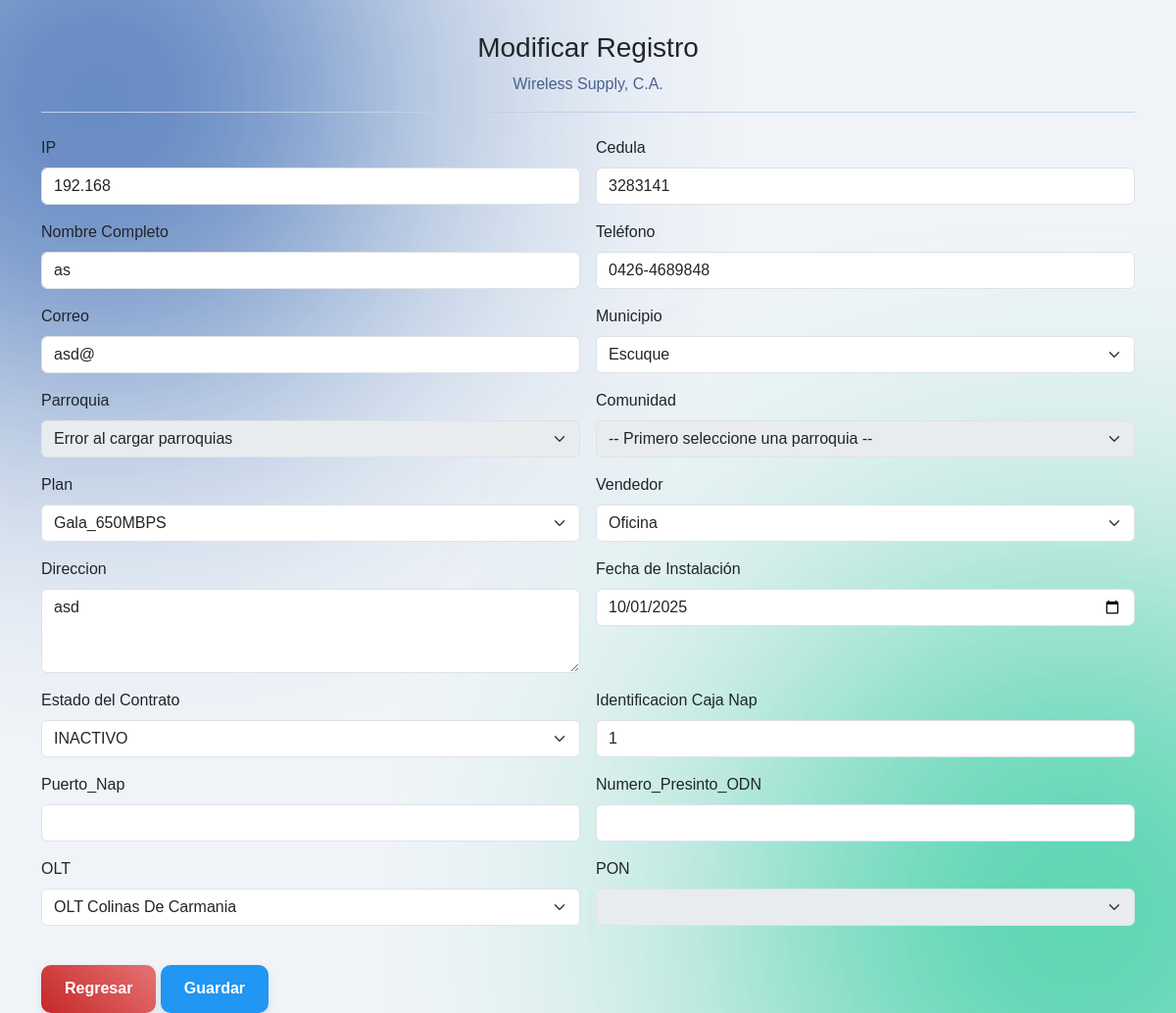
The app's page /paginas/principal/modifica.php?id=1 with its own data.
### tables this page shows
CREATE TABLE `contratos` (
  `id` int(11) NOT NULL,
  `ip` varchar(20) NOT NULL COMMENT 'Dirección IP asignada al cliente (IPv4)',
  `cedula` varchar(20) NOT NULL COMMENT 'Cédula o ID del cliente',
  `nombre_completo` varchar(150) NOT NULL COMMENT 'Nombre completo del titular del contrato',
  `id_municipio` int(11) NOT NULL COMMENT 'FK de la tabla municipio',
  `id_parroquia` int(11) NOT NULL COMMENT 'FK de la tabla parroquia',
  `id_comunidad` int(11) NOT NULL,
  `id_plan` int(11) NOT NULL COMMENT 'FK de la tabla planes',
  `id_vendedor` int(11) NOT NULL COMMENT 'FK de la tabla vendedores',
  `direccion` varchar(150) NOT NULL COMMENT 'Dirección detallada de instalación',
  `telefono` varchar(50) NOT NULL COMMENT 'Número de teléfono de contacto',
  `correo` varchar(100) DEFAULT NULL COMMENT 'Correo electrónico de contacto (Opcional)',
  `fecha_instalacion` date NOT NULL DEFAULT '2025-10-01',
  `ident_caja_nap` varchar(50) NOT NULL COMMENT 'Identificador físico de la Caja NAP/Splitter',
  `puerto_nap` varchar(10) NOT NULL COMMENT 'Puerto utilizado en la Caja NAP',
  `num_presinto_odn` varchar(50) NOT NULL COMMENT 'Número del Hilo de Fibra o Presinto ODN',
  `id_olt` int(11) NOT NULL,
  `id_pon` int(11) NOT NULL COMMENT 'Identificador Serial PON del equipo del cliente (ONT/Router)',
  `estado` varchar(20) NOT NULL DEFAULT 'ACTIVO' COMMENT 'Estado actual del contrato: ACTIVO, INACTIVO, SUSPENDIDO, etc.'
);

### paginas/principal/modifica.php (the view, shortened to what this page needs)
<?php
require '../conexion.php';
$id = $conn->real_escape_string($_GET['id']);
$sql = "SELECT * FROM contratos WHERE id = '$id'";
$resultado = $conn->query($sql);
$row = $resultado->fetch_assoc();
?>
<!DOCTYPE html>
<html lang="es">
<head>
	<link href="../../css/bootstrap.min.css" rel="stylesheet">
	<link href="../../css/all.min.css" rel="stylesheet">
	<link href="../../css/style3.css" rel="stylesheet">
</head>
<body>
	<main class="container">
		<header class="register-header">
		<h3 class="text-center pt-3 texto_modificado">Modificar Registro</h3>
		<p class= "text-center">Wireless Supply, C.A.</p>
		</header>
		<form class="row g-3" method="POST" action="actualiza.php" enctype="multipart/form-data" autocomplete="off">
			<div class="col-md-6">
				<label for="ip" class="form-label">IP</label>
				<input type="text" class="form-control" id="ip" name="ip" value="<?php echo $row['ip']; ?>" required autofocus>
			</div>
			<div class="col-md-6">
				<label for="cedual" class="form-label">Cedula</label>
				<input type="text" class="form-control" id="cedula" name="cedula" value="<?php echo $row['cedula']; ?>" required>
			</div>
			<div class="col-md-6">
				<label for="nombre_completo" class="form-label">Nombre Completo</label>
				<input type="text" class="form-control" id="nombre_completo" name="nombre_completo" value="<?php echo $row['nombre_completo']; ?>">
			</div>
			<div class="col-md-6">
				<label for="telefono" class="form-label">Teléfono</label>
				<input type="text" class="form-control" id="telefono" name="telefono" value="<?php echo $row['telefono']; ?>">
			</div>
			<div class="col-md-6">
				<label for="correo" class="form-label">Correo</label>
				<input type="text" class="form-control" id="correo" name="correo" value="<?php echo $row['correo']; ?>">
			</div>
			<?php
			$idContrato = $row['id'];
			$sql_contrato = "SELECT id_municipio, id_parroquia, id_comunidad
			                 FROM contratos
			                 WHERE id = $idContrato";
			$resultado_contrato = $conn->query($sql_contrato);
			$datos_actuales = $resultado_contrato->fetch_assoc();
			$municipio_seleccionado = $datos_actuales['id_municipio'];
			$parroquia_seleccionada = $datos_actuales['id_parroquia'];
			$comunidad_seleccionada = $datos_actuales['id_comunidad'];
			$sql_municipios = "SELECT id_municipio, nombre_municipio FROM municipio ORDER BY nombre_municipio ASC";
			$resultado_municipios = $conn->query($sql_municipios);
			$vendedor_seleccionado = $row['id_vendedor'];
			$plan_seleccionado = $row['id_plan'];
			$olt_seleccionado = $row['id_olt'];
			$sql_vendedores = "SELECT id_vendedor, nombre_vendedor FROM vendedores ORDER BY nombre_vendedor ASC";
			$resultado_vendedores = $conn->query($sql_vendedores);
			$sql_planes = "SELECT id_plan, nombre_plan FROM planes ORDER BY nombre_plan ASC";
			$resultado_planes = $conn->query($sql_planes);
			$estado_actual = $row['estado'];
			$sql_olt = "SELECT id_olt, nombre_olt FROM olt ORDER BY nombre_olt ASC";
			$resultado_olt = $conn->query($sql_olt);
			?>
			<div class="col-md-6">
			<label for="municipio" class="form-label">Municipio</label>
			<select name="id_municipio" id="municipio" class="form-select" required>
			    <?php
			    if ($resultado_municipios->num_rows > 0) {
			        while($fila = $resultado_municipios->fetch_assoc()) {
			            $id = htmlspecialchars($fila["id_municipio"]);
			            $nombre = htmlspecialchars($fila["nombre_municipio"]);
			            $selected = ($id == $municipio_seleccionado) ? 'selected' : '';
			            echo "<option value=\"$id\" $selected>$nombre</option>";
			        }
			    }
			    ?>
			</select>
			</div>
			<br>
			<div class="col-md-6">
			<label for="parroquia" class="form-label">Parroquia</label>
			<select name="id_parroquia" id="parroquia" class="form-select" required>
			    <option value="<?php echo $parroquia_seleccionada; ?>">
			        <?php
			        $sql_nombre = "SELECT nombre_parroquia FROM parroquia WHERE id_parroquia = $parroquia_seleccionada";
			        $res_nombre = $conn->query($sql_nombre);
			        $nombre_parroquia_actual = $res_nombre->num_rows > 0 ? $res_nombre->fetch_assoc()['nombre_parroquia'] : 'Cargando...';
			        echo htmlspecialchars($nombre_parroquia_actual);
			        ?> (Actual)
			    </option>
			</select>
			</div>
			<div class="col-md-6">
				<label for="comunidad" class="form-label">Comunidad</label>
				<select name="id_comunidad" id="comunidad" class="form-select">
				    <option value="<?php echo $comunidad_seleccionada; ?>">
					    <?php
			            $sql_nombre = "SELECT nombre_comunidad FROM comunidad WHERE id_comunidad = $comunidad_seleccionada";
			            $res_nombre = $conn->query($sql_nombre);
			            $nombre_comunidad_actual = $res_nombre->num_rows > 0 ? $res_nombre->fetch_assoc()['nombre_comunidad'] : 'Cargando...';
			            echo htmlspecialchars($nombre_comunidad_actual);
			            ?> (Actual)
					</option>
				</select>
			</div>
			<div class="col-md-6">
  			  <label for="id_plan" class="form-label">Plan</label>
  			  <select name="id_plan" id="id_plan" class="form-select" required>
  			      <?php
  			      if ($resultado_planes->num_rows > 0) {
  			          while($fila = $resultado_planes->fetch_assoc()) {
  			              $id = htmlspecialchars($fila["id_plan"]);
  			              $nombre = htmlspecialchars($fila["nombre_plan"]);
  			              $selected = ($id == $plan_seleccionado) ? 'selected' : '';
  			              echo "<option value=\"$id\" $selected>$nombre</option>";
  			          }
  			      }
  			      ?>
  			  </select>
			</div>
			<div class="col-md-6">
    		<label for="id_vendedor" class="form-label">Vendedor</label>
    		<select name="id_vendedor" id="id_vendedor" class="form-select" required>
    		    <?php
    		    if ($resultado_vendedores->num_rows > 0) {
    		        while($fila = $resultado_vendedores->fetch_assoc()) {
    		            $id = htmlspecialchars($fila["id_vendedor"]);
    		            $nombre = htmlspecialchars($fila["nombre_vendedor"]);
    		            $selected = ($id == $vendedor_seleccionado) ? 'selected' : '';
    		            echo "<option value=\"$id\" $selected>$nombre</option>";
    		        }
    		    }
    		    ?>
    		</select>
			</div>
			<div class="col-md-6">
				<label for="direccion" class="form-label">Direccion</label>
				<textarea class="form-control" id="direccion" name="direccion" rows="3"><?php echo htmlspecialchars($row['direccion']); ?></textarea>
			</div>
			<div class="col-md-6">
		    <label for="fecha_instalacion" class="form-label">Fecha de Instalación</label>
		    <input
		        type="date"
		        class="form-control"
		        id="fecha_instalacion"
		        name="fecha_instalacion"
		        value="<?php echo $row['fecha_instalacion']; ?>"
		  	  >
		</div>
		<div class="col-md-6">
    	<label for="estado" class="form-label">Estado del Contrato</label>
   	 	<select class="form-select" id="estado" name="estado" required>
      	  <option value="INACTIVO"
     	       <?php if ($estado_actual == 'INACTIVO') echo 'selected'; ?>>
    	        INACTIVO
     	   </option>
    	</select>
		</div>
			<div class="col-md-6">
				<label for="ident_caja_nap" class="form-label">Identificacion Caja Nap</label>
				<input type="text" class="form-control" id="ident_caja_nap" name="ident_caja_nap" value="<?php echo $row['ident_caja_nap']; ?>">
			</div>
			<div class="col-md-6">
				<label for="puerto_nap" class="form-label">Puerto_Nap</label>
				<input type="text" class="form-control" id="puerto_nap" name="puerto_nap" value="<?php echo $row['puerto_nap']; ?>">
			</div>
			<div class="col-md-6">
				<label for="num_presinto_odn" class="form-label">Numero_Presinto_ODN</label>
				<input type="text" class="form-control" id="num_presinto_odn" name="num_presinto_odn" value="<?php echo $row['num_presinto_odn']; ?>">
			</div>
			<div class="col-md-6">
    		<label for="id_olt" class="form-label">OLT</label>
    		<select name="id_olt" id="id_olt" class="form-select" required>
    		    <?php
    		    if ($resultado_olt->num_rows > 0) {
    		        while($fila = $resultado_olt->fetch_assoc()) {
    		            $id = htmlspecialchars($fila["id_olt"]);
    		            $nombre = htmlspecialchars($fila["nombre_olt"]);
    		            $selected = ($id == $olt_seleccionado) ? 'selected' : '';
    		            echo "<option value=\"$id\" $selected>$nombre</option>";
    		        }
    		    }
    		    ?>
    		</select>
			</div>
			<div class="col-md-6">
    		<label for="id_pon" class="form-label">PON</label>
    		<select name="id_pon" id="id_pon" class="form-select" required disabled>
    		</select>
			</div>
			<div class="col-12">
				<a href="index.php" class="btn btn-secondary">Regresar</a>
				<button type="submit" class="btn btn-success">Guardar</button>
			</div>
		</form>
	</main>
</body>
</html>

### css/style3.css (style rules this page uses)
body { background-color: #f0f4f8; font-family: Arial, sans-serif; display: flex; justify-content: center; align-items: center; min-height: 100vh; margin: 0; overflow-x: hidden; position: relative; z-index: 1; }
body::before, body::after { content: ''; position: fixed; border-radius: 50%; z-index: -1; filter: blur(150px); opacity: 0.8; animation: blob-move 20s infinite alternate cubic-bezier(0.68, -0.55, 0.265, 1.55); }
body::before { background: #0d47a1; width: 600px; height: 600px; top: -200px; left: -200px; }
body::after { background: #20c997; width: 700px; height: 700px; bottom: -250px; right: -250px; animation-delay: -10s; }
.register-header p { color: #4a618d; font-size: 1em; border-bottom: 1px solid #c0d1e6; padding-bottom: 1em; margin-bottom: 1.5em; }
.btn { display: inline-block; padding: 0.8em 1.5em; border-radius: 10px; cursor: pointer; font-size: 1em; font-weight: bold; text-decoration: none; transition: all 0.3s cubic-bezier(0.175, 0.885, 0.32, 1.275); box-shadow: 0 4px 8px rgba(0, 0, 0, 0.1); border: none; }
.btn-secondary { background: linear-gradient(45deg, #c62828, #e57373); color: white; border: none; }

### records on screen
contratos: ip "192.168", cedula "3283141", nombre_completo "as", telefono "0426-4689848", correo "asd@", direccion "asd", fecha_instalacion "10/01/2025", estado "INACTIVO", ident_caja_nap "1"

### other values on screen
form field id_municipio "Escuque"
form field id_plan "Gala_650MBPS"
form field id_vendedor "Oficina"
form field id_olt "OLT Colinas De Carmania"
